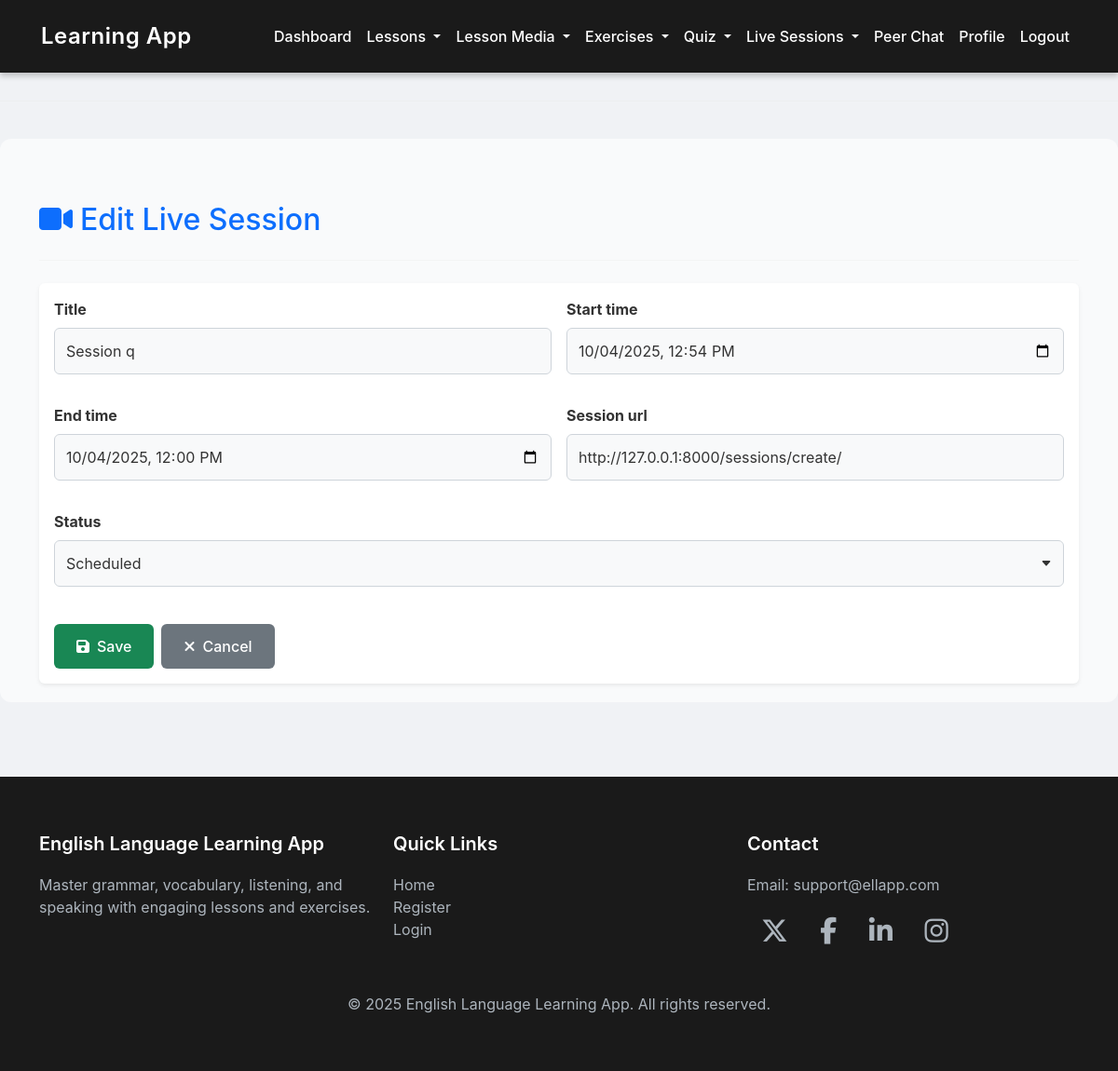
/sessions/1/edit/ (signed in), run on the app's committed database.
### myapp/models.py (models this page shows, shortened)
class LiveSession(models.Model):
    STATUS_CHOICES = [
        ('scheduled', 'Scheduled'),
        ('ongoing', 'Ongoing'),
        ('completed', 'Completed'),
    ]
    title = models.CharField(max_length=150)
    tutor = models.ForeignKey(
        UserRegister,
        on_delete=models.CASCADE,
        limit_choices_to={'role': 'teacher'},
        related_name='tutor_sessions'
    )
    start_time = models.DateTimeField()
    end_time = models.DateTimeField()
    session_url = models.URLField()
    status = models.CharField(max_length=20, choices=STATUS_CHOICES, default='scheduled')

### myapp/views.py (the view)
# urls.py: path('sessions/<int:pk>/edit/', views.session_update, name='session_update'),
def session_update(request, pk):
    if request.session.get('user_role') != 'teacher':
        messages.error(request, "Unauthorized access")
        return redirect('login')
    session = get_object_or_404(LiveSession, pk=pk, tutor_id=request.session['user_id'])
    if request.method == "POST":
        form = LiveSessionForm(request.POST, instance=session)
        if form.is_valid():
            form.save()
            messages.success(request, "Session updated successfully")
            return redirect('session_list')
    else:
        form = LiveSessionForm(instance=session)
    return render(request, 'session/session_form.html', {'form': form, 'title': 'Edit Live Session'})

### myapp/forms.py
class LiveSessionForm(forms.ModelForm):
    class Meta:
        model = LiveSession
        fields = ['title', 'start_time', 'end_time', 'session_url', 'status']
        widgets = {
            'title': forms.TextInput(attrs={'class': 'form-control'}),
            'start_time': forms.DateTimeInput(
                attrs={
                    'type': 'datetime-local',
                    'class': 'form-control'
                }
            ),
            'end_time': forms.DateTimeInput(
                attrs={
                    'type': 'datetime-local',
                    'class': 'form-control'
                }
            ),
            'session_url': forms.URLInput(attrs={'class': 'form-control'}),
            'status': forms.Select(attrs={'class': 'form-control'}),
        }

### templates/session/session_form.html (shortened to what this page needs)
{% extends "base.html" %}
{% block content %}
<div class="container mt-5">
    <div class="row">
        <div class="col">
            <h2 class="text-primary"><i class="fas fa-video me-2"></i>{{ title }}</h2>
            <hr class="my-4">
        </div>
    </div>
    <div class="row">
        <div class="col">
            <div class="card shadow-sm border-0">
                <div class="card-body">
                    <form method="post">
                        <div class="row g-3">
                            <div class="col-md-6 mb-3">
                                <label class="form-label fw-bold">{{ form.title.label }}</label>
                                {{ form.title }}
                            </div>
                            <div class="col-md-6 mb-3">
                                <label class="form-label fw-bold">{{ form.start_time.label }}</label>
                                {{ form.start_time }}
                            </div>
                            <div class="col-md-6 mb-3">
                                <label class="form-label fw-bold">{{ form.end_time.label }}</label>
                                {{ form.end_time }}
                            </div>
                            <div class="col-md-6 mb-3">
                                <label class="form-label fw-bold">{{ form.session_url.label }}</label>
                                {{ form.session_url }}
                            </div>
                            <div class="col-md-12 mb-3">
                                <label class="form-label fw-bold">{{ form.status.label }}</label>
                                {{ form.status }}
                            </div>
                        </div>
                        <div class="d-flex gap-2 mt-4">
                            <button type="submit" class="btn btn-success"><i class="fas fa-save me-2"></i>Save</button>
                            <a href="{% url 'session_list' %}" class="btn btn-secondary"><i class="fas fa-times me-2"></i>Cancel</a>
                        </div>
                    </form>
                </div>
            </div>
        </div>
    </div>
</div>
{% endblock %}

### templates/base.html (style rules this page uses)
body { background-color: #f0f2f5; font-family: 'Inter', -apple-system, BlinkMacSystemFont, sans-serif; color: #333; }
hr { border-top: 1px solid #e0e0e0; margin: 30px 0; }
.form-label { display: block; font-weight: 500; color: #333; margin-bottom: 8px; font-size: 1rem; }
.form-control { width: 100%; padding: 12px; font-size: 1rem; border: 1px solid #ced4da; border-radius: 6px; background-color: #f8f9fa; color: #333; transition: border-color 0.3s ease, box-shadow 0.3s ease; }
.form-control::placeholder { color: #6c757d; opacity: 0.7; }
select.form-control { appearance: none; background-repeat: no-repeat; background-position: right 12px center; background-size: 12px; padding-right: 30px; }
.btn { padding: 12px 24px; font-size: 1rem; font-weight: 500; border-radius: 6px; border: none; cursor: pointer; transition: background-color 0.3s ease, transform 0.2s ease; }
.btn-secondary { background-color: #6c757d; color: #ffffff; }

### data on the page
LiveSession: title "Session q", start_time "10/04/2025 12:54", end_time "10/04/2025 12:00", session_url "http://127.0.0.1:8000/sessions/create/", status "Scheduled"

### other printed values
{{ title }} "Edit Live Session"
